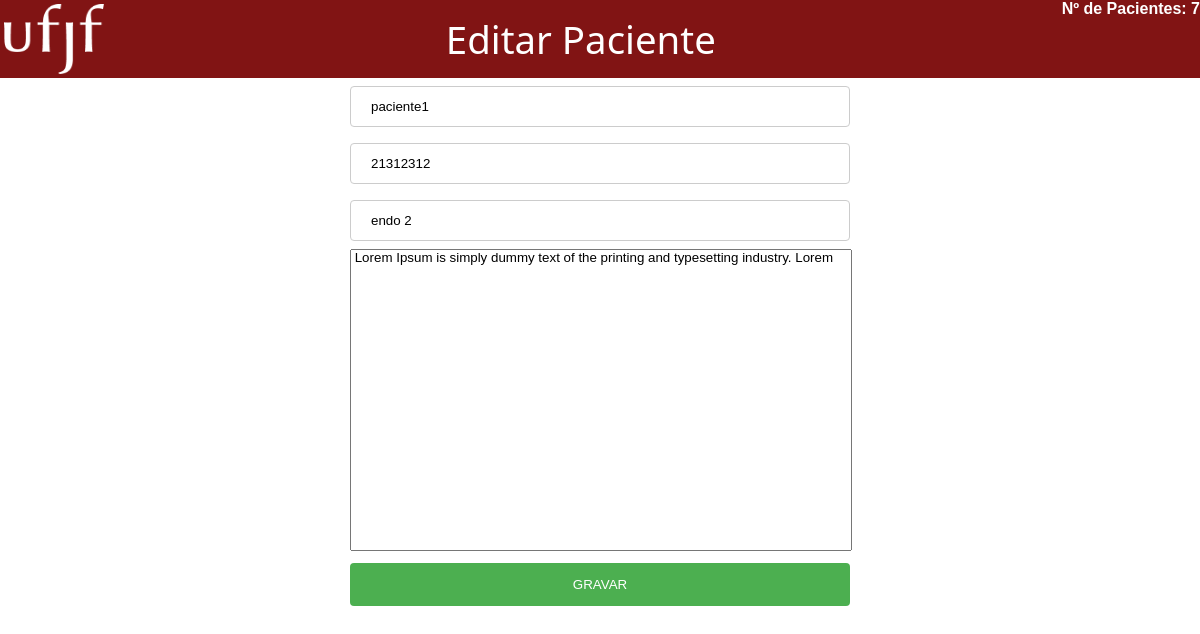
/editar.php?editaid=19387, run on the app's committed database.
### tables this page shows
CREATE TABLE `pacientes` (
  `id` int(11) NOT NULL,
  `nome` varchar(100) NOT NULL,
  `telefone` varchar(100) NOT NULL,
  `especialidade` varchar(100) NOT NULL,
  `observacao` text NOT NULL
);

### editar.php (the view, shortened to what this page needs)
<!DOCTYPE html>
<html lang="PT-BR">
<head>
    <link rel="stylesheet" href="estilo.css">
</head>
<body>
<div class="cabecalho">
        <div>
            <img src="imagens/logoufjf2.png" alt="" class="logoufjf">
        </div>
        <div class="titulo">
           Editar Paciente
        </div>
        <div>
            <?php
                include("conecta.php");
                $seleciona=mysqli_query($conexao, "select * from pacientes order by id asc");
                $rowcount=mysqli_num_rows($seleciona);
                echo "<b> Nº de Pacientes: ".$rowcount . "</b>";
            ?>
        </div>
    </div>
<?php
    include("conecta.php");
    $recid = $_GET["editaid"];
    $seleciona = mysqli_query($conexao, "select * from pacientes where id=$recid");
    $campo= mysqli_fetch_array($seleciona);
?>
<form method = "post" action="gravaedita.php" class="formulario">
    <input type="text" name="nome" placeholder="Nome" required class ="input" value="<?=$campo["nome"] ?>"><br>
    <input type="text" name="telefone" placeholder="Telefones" required class ="input" value="<?=$campo["telefone"] ?>"><br>
    <input type="text" name="especialidade" placeholder="Especialidade" required class ="input" value="<?=$campo["especialidade"] ?>"><br>
    <textarea name="observacao" cols="40" rows="5" required class ="input" placeholder = "Observações" > <?=$campo["observacao"]?> </textarea><br>
    <input type="submit" value="GRAVAR" class = "botform">
</form>
</body>
</html>

### estilo.css (style rules this page uses)
*, *:before, *:after { margin:0; padding:0; font-family: Verdana, Geneva, Tahoma, sans-serif; }
.cabecalho { display:flex; width: 100%; background-color: #811414; color: white; font-weight: lighter; }
.titulo { font-family: 'Segoe UI', Tahoma, Geneva, Verdana, sans-serif; position: relative; margin-left: auto; margin-right: auto; margin-top: auto; margin-bottom: auto; vertical-align: middle; font-size: 2.4em; font-weight: bolder; }
.logoufjf { padding-top: 5px; vertical-align: top; padding: 2%; margin: 2%; width: 100px; height: 70px; }
input[type=text], select { width: 100%; padding: 12px 20px; margin: 8px 0; display: inline-block; border: 1px solid #ccc; border-radius: 4px; box-sizing: border-box; }
input[type=submit] { width: 100%; background-color: #4CAF50; color: white; padding: 14px 20px; margin: 8px 0; border: none; border-radius: 4px; cursor: pointer; }

### editar.php (style rules this page uses)
input[type=text], select { width: 100%; padding: 12px 20px; margin: 8px 0; display: inline-block; border: 1px solid #ccc; border-radius: 4px; box-sizing: border-box; }
input[type=submit] { width: 100%; background-color: #4CAF50; color: white; padding: 14px 20px; margin: 8px 0; border: none; border-radius: 4px; cursor: pointer; }
form { width: 500px; margin: 0 auto; }
textarea { width: 100%; height:300px; resize: none; }

### data on the page
pacientes: nome "paciente1", telefone "21312312", especialidade "endo 2", observacao "Lorem Ipsum is simply dummy text of the printing and typesetting industry. Lorem"

### other printed values
$rowcount "7"
